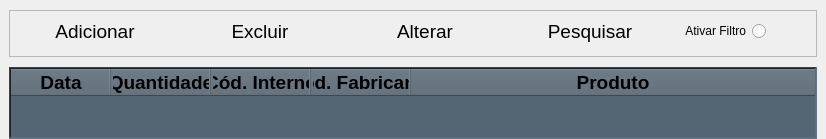
               <widget class="QWidget" name="Entradas">
                <layout class="QVBoxLayout" name="verticalLayout_10">
                 <property name="spacing">
                  <number>10</number>
                 </property>
                 <property name="leftMargin">
                  <number>9</number>
                 </property>
                 <property name="topMargin">
                  <number>10</number>
                 </property>
                 <property name="rightMargin">
                  <number>9</number>
                 </property>
                 <property name="bottomMargin">
                  <number>0</number>
                 </property>
                 <item>
                  <widget class="QFrame" name="fr_entr_cabec">
                   <property name="sizePolicy">
                    <sizepolicy hsizetype="Preferred" vsizetype="Minimum">
                     <horstretch>0</horstretch>
                     <verstretch>0</verstretch>
                    </sizepolicy>
                   </property>
                   <property name="minimumSize">
                    <size>
                     <width>0</width>
                     <height>45</height>
                    </size>
                   </property>
                   <property name="maximumSize">
                    <size>
                     <width>16777215</width>
                     <height>16777215</height>
                    </size>
                   </property>
                   <property name="frameShape">
                    <enum>QFrame::StyledPanel</enum>
                   </property>
                   <property name="frameShadow">
                    <enum>QFrame::Raised</enum>
                   </property>
                   <layout class="QHBoxLayout" name="horizontalLayout_6">
                    <property name="spacing">
                     <number>15</number>
                    </property>
                    <property name="leftMargin">
                     <number>10</number>
                    </property>
                    <property name="topMargin">
                     <number>5</number>
                    </property>
                    <property name="rightMargin">
                     <number>10</number>
                    </property>
                    <property name="bottomMargin">
                     <number>10</number>
                    </property>
                    <item>
                     <widget class="QPushButton" name="pb_entr_add">
                      <property name="minimumSize">
                       <size>
                        <width>150</width>
                        <height>30</height>
                       </size>
                      </property>
                      <property name="maximumSize">
                       <size>
                        <width>16777215</width>
                        <height>30</height>
                       </size>
                      </property>
                      <property name="font">
                       <font>
                        <family>Arial</family>
                        <pointsize>14</pointsize>
                       </font>
                      </property>
                      <property name="cursor">
                       <cursorShape>PointingHandCursor</cursorShape>
                      </property>
                      <property name="styleSheet">
                       <string notr="true">QPushButton:hover{
	background-color: rgb(85, 255, 127);	
	color: rgb(255, 0, 0);
	border-radius: 10px;
}
QPushButton{
	border-radius: 10px;
}</string>
                      </property>
                      <property name="text">
                       <string>Adicionar</string>
                      </property>
                     </widget>
                    </item>
                    <item>
                     <widget class="QPushButton" name="pb_entr_excl">
                      <property name="minimumSize">
                       <size>
                        <width>150</width>
                        <height>30</height>
                       </size>
                      </property>
                      <property name="maximumSize">
                       <size>
                        <width>16777215</width>
                        <height>30</height>
                       </size>
                      </property>
                      <property name="font">
                       <font>
                        <family>Arial</family>
                        <pointsize>14</pointsize>
                       </font>
                      </property>
                      <property name="cursor">
                       <cursorShape>PointingHandCursor</cursorShape>
                      </property>
                      <property name="styleSheet">
                       <string notr="true">QPushButton:hover{
	background-color: rgb(255, 0, 0);
	color: rgb(255, 255, 255);
	border-radius: 10px;
}
QPushButton{
	border-radius: 10px;
}</string>
                      </property>
                      <property name="text">
                       <string>Excluir</string>
                      </property>
                     </widget>
                    </item>
                    <item>
                     <widget class="QPushButton" name="pb_entr_alt">
                      <property name="minimumSize">
                       <size>
                        <width>150</width>
                        <height>30</height>
                       </size>
                      </property>
                      <property name="maximumSize">
                       <size>
                        <width>16777215</width>
                        <height>30</height>
                       </size>
                      </property>
                      <property name="font">
                       <font>
                        <family>Arial</family>
                        <pointsize>14</pointsize>
                       </font>
                      </property>
                      <property name="cursor">
                       <cursorShape>PointingHandCursor</cursorShape>
                      </property>
                      <property name="styleSheet">
                       <string notr="true">QPushButton:hover{
	background-color: rgb(255, 255, 0);
	color: rgb(0, 0, 0);
	border-radius: 10px;
}
QPushButton{
	border-radius: 10px;
}</string>
                      </property>
                      <property name="text">
                       <string>Alterar</string>
                      </property>
                     </widget>
                    </item>
                    <item>
                     <widget class="QPushButton" name="pb_entr_pesq">
                      <property name="minimumSize">
                       <size>
                        <width>150</width>
                        <height>30</height>
                       </size>
                      </property>
                      <property name="maximumSize">
                       <size>
                        <width>16777215</width>
                        <height>30</height>
                       </size>
                      </property>
                      <property name="font">
                       <font>
                        <family>Arial</family>
                        <pointsize>14</pointsize>
                       </font>
                      </property>
                      <property name="cursor">
                       <cursorShape>PointingHandCursor</cursorShape>
                      </property>
                      <property name="styleSheet">
                       <string notr="true">QPushButton:hover{
	background-color: rgb(0, 153, 255);
	color: rgb(255, 255, 255);
	border-radius: 10px;
}
QPushButton{
	border-radius: 10px;
}</string>
                      </property>
                      <property name="text">
                       <string>Pesquisar</string>
                      </property>
                     </widget>
                    </item>
                    <item>
                     <widget class="QRadioButton" name="rb_entr_filtro">
                      <property name="cursor">
                       <cursorShape>PointingHandCursor</cursorShape>
                      </property>
                      <property name="layoutDirection">
                       <enum>Qt::RightToLeft</enum>
                      </property>
                      <property name="text">
                       <string>Ativar Filtro</string>
                      </property>
                     </widget>
                    </item>
                    <item>
                     <spacer name="horizontalSpacer_3">
                      <property name="orientation">
                       <enum>Qt::Horizontal</enum>
                      </property>
                      <property name="sizeHint" stdset="0">
                       <size>
                        <width>40</width>
                        <height>20</height>
                       </size>
                      </property>
                     </spacer>
                    </item>
                   </layout>
                  </widget>
                 </item>
                 <item>
                  <widget class="QTableWidget" name="tw_entradas">
                   <property name="font">
                    <font>
                     <family>Arial</family>
                     <pointsize>14</pointsize>
                    </font>
                   </property>
                   <property name="cursor" stdset="0">
                    <cursorShape>PointingHandCursor</cursorShape>
                   </property>
                   <property name="styleSheet">
                    <string notr="true">background-color: rgb(86, 101, 115);</string>
                   </property>
                   <property name="frameShape">
                    <enum>QFrame::WinPanel</enum>
                   </property>
                   <property name="lineWidth">
                    <number>2</number>
                   </property>
                   <property name="sizeAdjustPolicy">
                    <enum>QAbstractScrollArea::AdjustToContentsOnFirstShow</enum>
                   </property>
                   <property name="editTriggers">
                    <set>QAbstractItemView::NoEditTriggers</set>
                   </property>
                   <property name="alternatingRowColors">
                    <bool>true</bool>
                   </property>
                   <property name="selectionMode">
                    <enum>QAbstractItemView::SingleSelection</enum>
                   </property>
                   <property name="selectionBehavior">
                    <enum>QAbstractItemView::SelectRows</enum>
                   </property>
                   <property name="wordWrap">
                    <bool>false</bool>
                   </property>
                   <attribute name="horizontalHeaderStretchLastSection">
                    <bool>true</bool>
                   </attribute>
                   <column>
                    <property name="text">
                     <string>Data</string>
                    </property>
                    <property name="font">
                     <font>
                      <family>Arial</family>
                      <pointsize>14</pointsize>
                      <bold>true</bold>
                     </font>
                    </property>
                   </column>
                   <column>
                    <property name="text">
                     <string>Quantidade</string>
                    </property>
                    <property name="font">
                     <font>
                      <family>Arial</family>
                      <pointsize>14</pointsize>
                      <bold>true</bold>
                     </font>
                    </property>
                   </column>
                   <column>
                    <property name="text">
                     <string>Cód. Interno</string>
                    </property>
                    <property name="font">
                     <font>
                      <family>Arial</family>
                      <pointsize>14</pointsize>
                      <bold>true</bold>
                     </font>
                    </property>
                   </column>
                   <column>
                    <property name="text">
                     <string>Cód. Fabricante</string>
                    </property>
                    <property name="font">
                     <font>
                      <family>Arial</family>
                      <pointsize>14</pointsize>
                      <bold>true</bold>
                     </font>
                    </property>
                   </column>
                   <column>
                    <property name="text">
                     <string>Produto</string>
                    </property>
                    <property name="font">
                     <font>
                      <family>Arial</family>
                      <pointsize>14</pointsize>
                      <bold>true</bold>
                     </font>
                    </property>
                   </column>
                  </widget>
                 </item>
                </layout>
               </widget>
